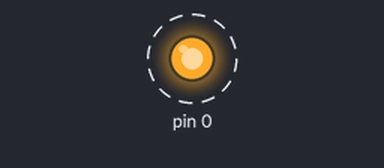
A sketch run on a simulated Arduino Mega 2560, built with avr-gcc and run on an emulated ATmega2560. Parts: output pins drawn as LEDs (lit = HIGH). Dashed ring = blinking.

Above: at 0.5 s.
Timing chart, 0 to 4.6 s (numbered marks = the images above):
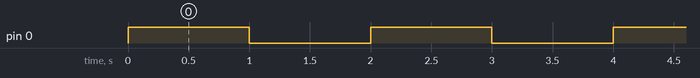

Measured:
- by itself, pin 0: alternates HIGH for 1.0 s and LOW for 1.0 s

The sketch:

main.ino
```cpp
#include <arduino.h>

int led = PB0;

// the setup routine runs once when you press reset:
void setup() {
    // initialize the digital pin as an output.
    pinMode(led, OUTPUT);
}

// the loop routine runs over and over again forever:
void loop() {
    digitalWrite(led, HIGH);   // turn the LED on (HIGH is the voltage level)
    delay(1000);               // wait for a second
    digitalWrite(led, LOW);    // turn the LED off by making the voltage LOW
    delay(1000);               // wait for a second
}
```
